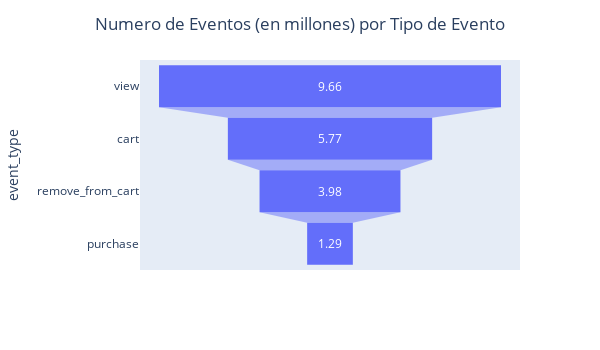

Write notebook code for a chart like this one.
### Markdown cell above
#### event_type

### Code cell
# TODO: Reduce number of decimals shown
funnel_data = events_df.loc[:,["event_type_view", "event_type_cart", "event_type_remove_from_cart", "event_type_purchase"]].sum().reset_index()
funnel_data.columns = ["event_type", "n_events"]
funnel_data["event_type"] = funnel_data["event_type"].str.split("type_").str[1]

funnel_data["n_events"] = (funnel_data["n_events"] / 1_000_000).round(2)

fig = px.funnel(funnel_data, x='n_events', y='event_type')
fig.update_layout(title='Numero de Eventos (en millones) por Tipo de Evento', title_x=0.5, width=600, height=350)
fig.show()

### Figure 1 — Plotly figure (JSON) as saved in the notebook; plotly's stock layout.template omitted (floating-point values rounded to 4 significant figures)
{"data": [{"hovertemplate": "n_events=%{x}<br>event_type=%{y}<extra></extra>", "legendgroup": "", "marker": {"color": "#636efa"}, "name": "", "orientation": "h", "showlegend": false, "type": "funnel", "x": [9.66, 5.77, 3.98, 1.29], "xaxis": "x", "y": ["view", "cart", "remove_from_cart", "purchase"], "yaxis": "y"}], "layout": {"height": 350, "legend": {"tracegroupgap": 0}, "margin": {"t": 60}, "title": {"text": "Numero de Eventos (en millones) por Tipo de Evento", "x": 0.5}, "width": 600, "xaxis": {"anchor": "y", "domain": [0, 1], "title": {"text": "n_events"}}, "yaxis": {"anchor": "x", "domain": [0, 1], "title": {"text": "event_type"}}}}
